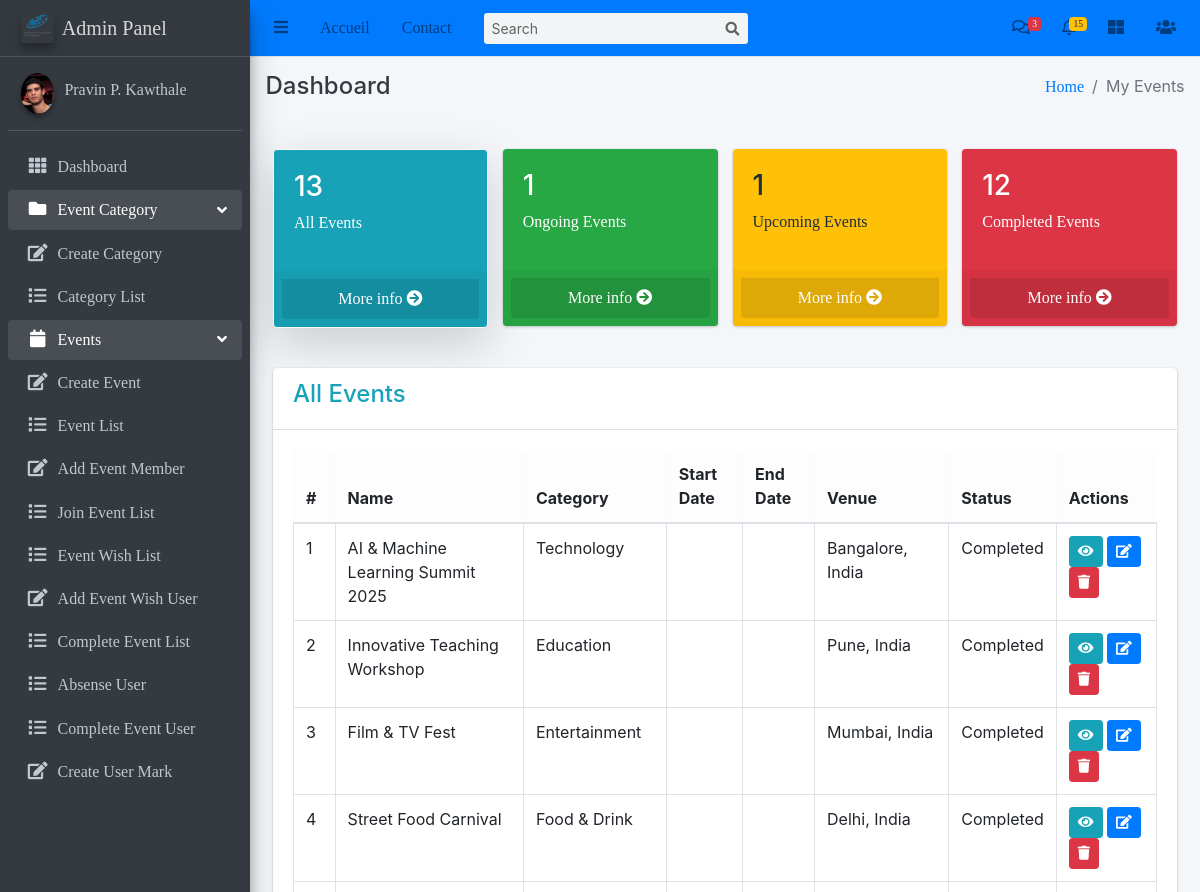
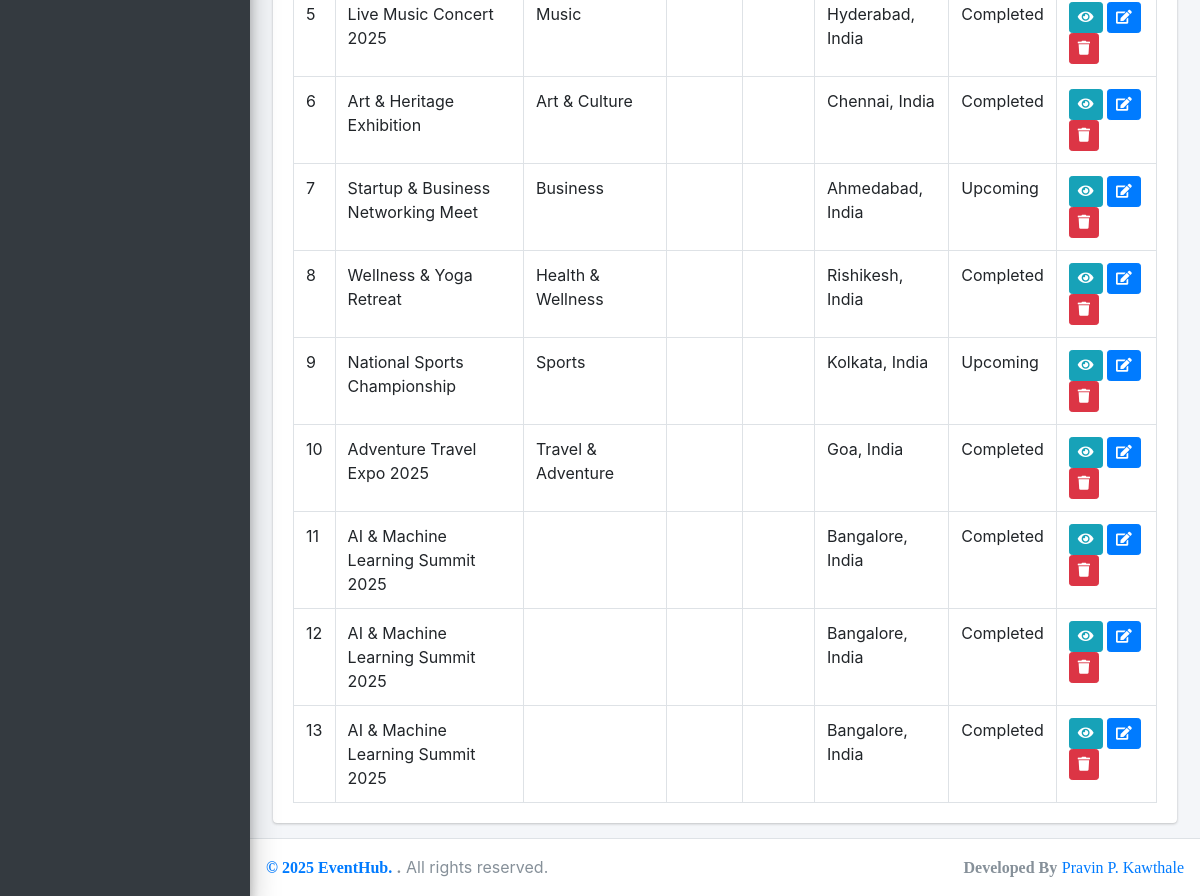
Before: /Events/my-events/ (signed in) with the older database file (2 pictures, top to bottom).
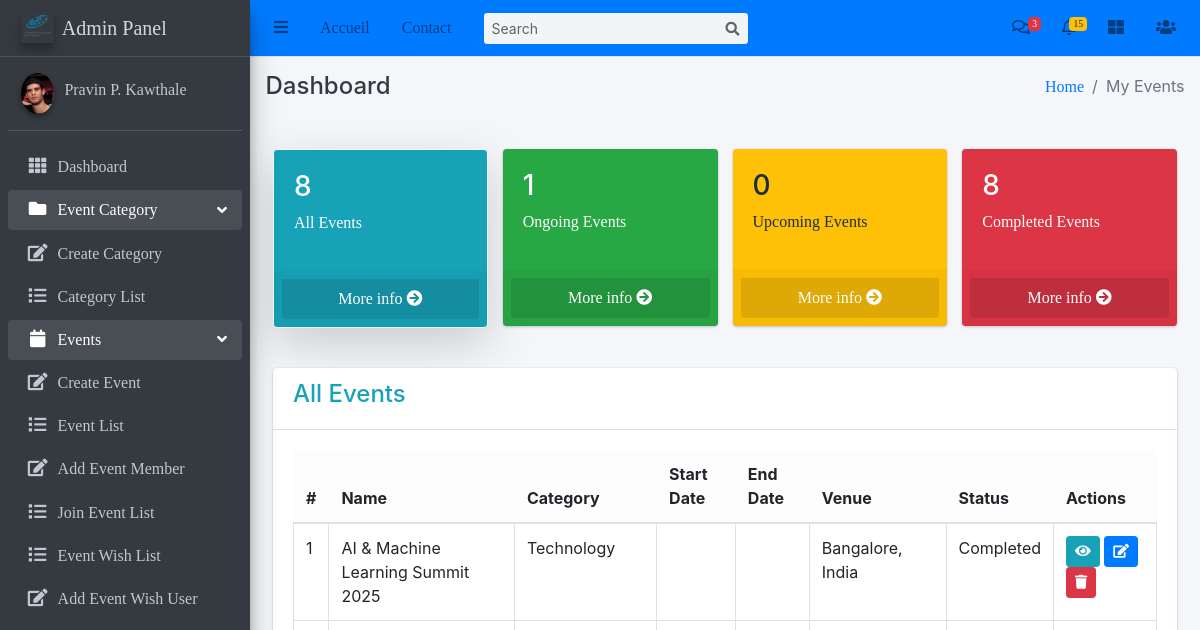
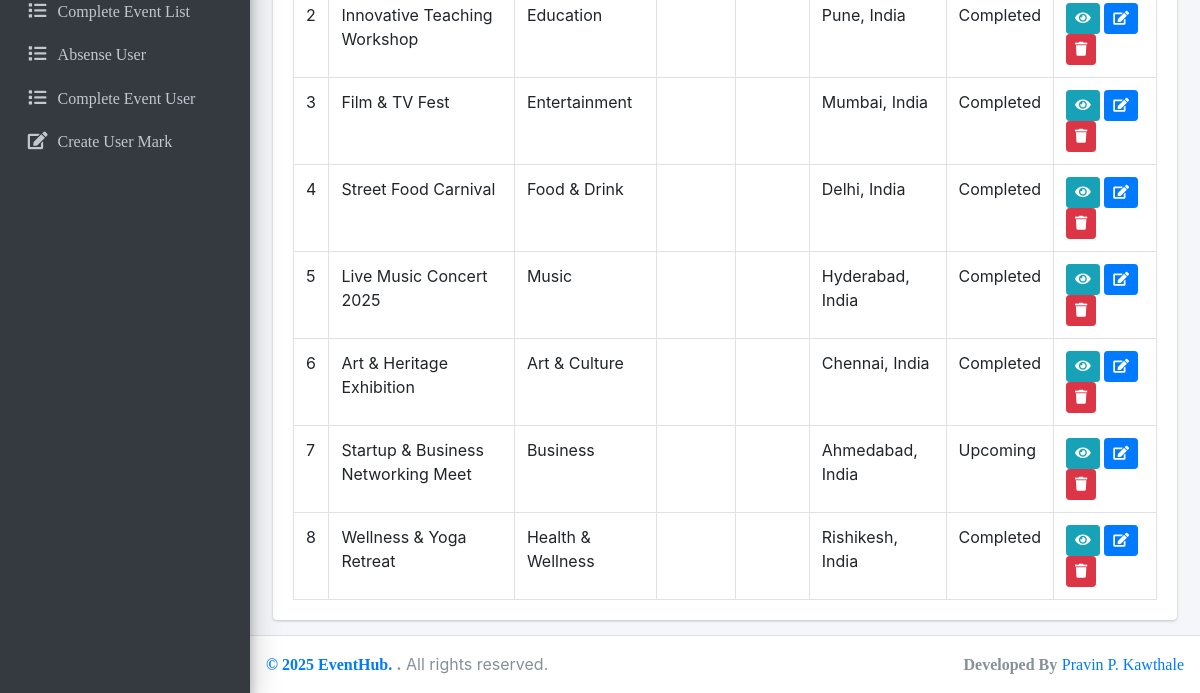
After: the same page with the newer database file (2 pictures, top to bottom).
### Event/models.py (models this page shows, shortened)
class Event(models.Model):
    title = models.CharField(max_length=100)
    description = models.TextField()
    category = models.ForeignKey(Category, on_delete=models.SET_NULL, null=True, related_name="events")
    date = models.DateTimeField()
    location = models.CharField(max_length=300)
    start_time = models.TimeField()
    end_time = models.TimeField()
    created_at = models.DateTimeField(auto_now_add=True)
    updated_at = models.DateTimeField(auto_now=True)
    organizer = models.ForeignKey(User, on_delete=models.CASCADE, related_name='events_created')
    participants = models.ManyToManyField(User, related_name='events_participated', blank=True)
    image = models.ImageField(upload_to="event_images/", default="event_images/default.png")
    comments_enabled=models.BooleanField(default=True)
    likes=models.ManyToManyField(User,related_name='liked_events',blank=True)
    @property
    def get_status(self):
        now = timezone.now()
        event_start_datetime = self.date
        if now.date()==event_start_datetime.date():
            if self.start_time <= now.time() <= self.end_time:
                return "Ongoing"
            elif now.time() < self.start_time:
                return "Upcoming"
            else:
                return "Completed"
        if now > event_start_datetime:
            return "Completed"
        if now < event_start_datetime:
            return "Upcoming"
        return "Ongoing"
    class Meta:
        ordering = ['-start_time']

class Category(models.Model):
    name = models.CharField(max_length=100, unique=True)
    description = models.TextField(blank=True)
    slug = models.SlugField(unique=True, blank=True)
    favicon = models.ImageField(upload_to='category_favicons/', null=True, blank=True)

### Event/views.py (the view)
# urls.py: path('my-events/', views.MyEvents.as_view(), name='my_events'),
class MyEvents(LoginRequiredMixin, ListView):
    model = Event
    template_name = 'Event/MyEvents.html'
    context_object_name = 'events'
    def get_queryset(self):
        now = timezone.now()
        qs = Event.objects.filter(organizer=self.request.user)
        qs = qs.annotate(
        status=Case(
                    When(
                                date__date=now.date(),
                                start_time__lte=now.time(),
                                end_time__gte=now.time(),
                                then=Value('ongoing')
                        ),
                    When(date__lt=now, then=Value('completed')),
                    When(date__gt=now, then=Value('upcoming')),
                    default=Value('ongoing'),
                    output_field=CharField()
                )
        )
        status_filter = self.request.GET.get('status', 'all').lower()
        if status_filter in ['completed', 'ongoing', 'upcoming']:
            qs = qs.filter(status__iexact=status_filter)
        return qs
    def get_context_data(self, **kwargs):
        context = super().get_context_data(**kwargs)
        now = timezone.now()
        user_events = Event.objects.filter(organizer=self.request.user)
        context['current_status'] = self.request.GET.get('status', 'all').lower()
        context['total_events'] = user_events.count()
        context['completed_events_count'] = user_events.filter(date__lt=now).count()
        context['ongoing_events_count'] = user_events.filter(date=now.date()).count()
        context['upcoming_events_count'] = user_events.filter(date__gt=now).count()
        return context

### templates/Event/MyEvents.html (shortened to what this page needs)
{% extends 'base/base.html' %}
{% block breadcrumb %}My Events{% endblock breadcrumb %}
{% block content %}
<div class="container-fluid mt-4">
    <div class="row g-3 mb-4">
        <div class="col-md-3">
            <div class="card text-white bg-info
                {% if current_status == 'all' or not current_status %}
                    shadow-lg border border-5 border-light
                {% endif %}">
                <div class="card-body">
                    <h3>{{ total_events }}</h3>
                    <p>All Events</p>
                </div>
                <div class="card-footer p-2">
                    <a href="{% url 'my_events' %}"
                       class="small-box-footer text-white d-block text-center"
                       style="background: rgba(0,0,0,0.1); padding: 8px 0; border-radius: 0 0 .25rem .25rem;">
                        More info <i class="fas fa-arrow-circle-right"></i>
                    </a>
                </div>
            </div>
        </div>
        <div class="col-md-3">
            <div class="card text-white bg-success
                ">
                <div class="card-body">
                    <h3>{{ ongoing_events_count }}</h3>
                    <p>Ongoing Events</p>
                </div>
                <div class="card-footer p-2">
                    <a href="{% url 'my_events' %}?status=ongoing"
                       class="small-box-footer text-white d-block text-center"
                       style="background: rgba(0,0,0,0.1); padding: 8px 0; border-radius: 0 0 .25rem .25rem;">
                        More info <i class="fas fa-arrow-circle-right"></i>
                    </a>
                </div>
            </div>
        </div>
        <div class="col-md-3">
            <div class="card text-white bg-warning
                ">
                <div class="card-body">
                    <h3>{{ upcoming_events_count }}</h3>
                    <p>Upcoming Events</p>
                </div>
                <div class="card-footer p-2">
                    <a href="{% url 'my_events' %}?status=Upcoming"
                       class="small-box-footer text-white d-block text-center"
                       style="background: rgba(0,0,0,0.1); padding: 8px 0; border-radius: 0 0 .25rem .25rem;">
                        More info <i class="fas fa-arrow-circle-right"></i>
                    </a>
                </div>
            </div>
        </div>
        <div class="col-md-3">
            <div class="card text-white bg-danger
                ">
                <div class="card-body">
                    <h3>{{ completed_events_count }}</h3>
                    <p>Completed Events</p>
                </div>
                <div class="card-footer p-2">
                    <a href="{% url 'my_events' %}?status=Completed"
                       class="small-box-footer text-white d-block text-center"
                       style="background: rgba(0,0,0,0.1); padding: 8px 0; border-radius: 0 0 .25rem .25rem;">
                        More info <i class="fas fa-arrow-circle-right"></i>
                    </a>
                </div>
            </div>
        </div>
    </div>
    <div class="card">
        <div class="card-header">
            <h4>
                {% if current_status == 'ongoing' %}
                    <span class="text-success">Ongoing Events</span>
                {% elif current_status == 'upcoming' %}
                    <span class="text-warning">Upcoming Events</span>
                {% elif current_status == 'completed' %}
                    <span class="text-danger">Completed Events</span>
                {% else %}
                    <span class="text-info">All Events</span>
                {% endif %}
            </h4>
        </div>
        <div class="card-body table-responsive">
            <table class="table table-bordered table-hover">
                <thead class="table-light">
                    <tr>
                        <th>#</th>
                        <th>Name</th>
                        <th>Category</th>
                        <th>Start Date</th>
                        <th>End Date</th>
                        <th>Venue</th>
                        <th>Status</th>
                        <th>Actions</th>
                    </tr>
                </thead>
                <tbody>
                    {% for event in events %}
                    <tr>
                        <td>{{ forloop.counter }}</td>
                        <td>{{ event.title }}</td>
                        <td>{{ event.category.name }}</td>
                        <td>{{ event.start_time|date:"M d, Y" }}</td>
                        <td>{{ event.end_time|date:"M d, Y" }}</td>
                        <td>{{ event.location }}</td>
                        <td>{{event.get_status}}</td>
                        <td>
                            <a href="{%url 'event_detail' event.pk%}" class="btn btn-info btn-sm" title="View"><i class="fas fa-eye"></i></a>
                            <a href="{%url 'event_update' event.pk%}" class="btn btn-primary btn-sm" title="Edit"><i class="fas fa-edit"></i></a>
                            <a href="{%url 'event_delete' event.pk%}" class="btn btn-danger btn-sm" title="Delete" onclick="return confirm('Are you sure?');"><i class="fas fa-trash"></i></a>
                        </td>
                    </tr>
                    {% empty %}
                    <tr>
                        <td colspan="8" class="text-center">No events found.</td>
                    </tr>
                    {% endfor %}
                </tbody>
            </table>
        </div>
    </div>
</div>
{% endblock content %}

Changed rows visible on the page:
removed Event: title "National Sports Championship", category.name "Sports", location "Kolkata, India", get_status "Upcoming"
removed Event: title "Adventure Travel Expo 2025", category.name "Travel & Adventure", location "Goa, India", get_status "Completed"
removed Event: title "AI & Machine Learning Summit 2025", location "Bangalore, India", get_status "Completed"
removed Event: title "AI & Machine Learning Summit 2025", location "Bangalore, India", get_status "Completed"
removed Event: title "AI & Machine Learning Summit 2025", location "Bangalore, India", get_status "Completed"
Other visible differences:
{{ total_events }}: "13" → "8"
{{ upcoming_events_count }}: "1" → "0"
{{ completed_events_count }}: "12" → "8"
